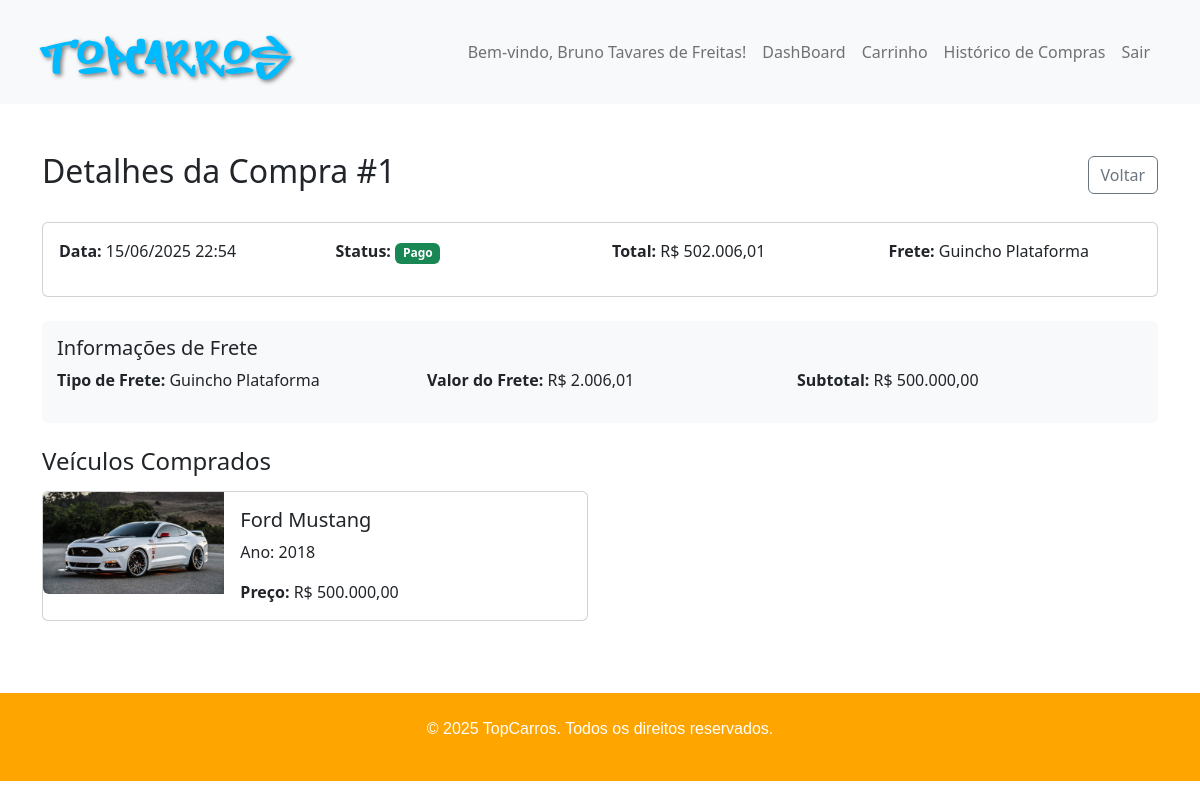
/detalhes_compra.php?id=1 (signed in), run on the app's committed database.
### tables this page shows
CREATE TABLE `compras` (
  `id` INT(11) NOT NULL AUTO_INCREMENT,
  `usuario_id` INT(11) NOT NULL,
  `data_compra` DATETIME DEFAULT CURRENT_TIMESTAMP,
  `valor_total` DECIMAL(10,2) NOT NULL,
  `status` ENUM('pendente','pago','cancelado','carrinho') DEFAULT 'carrinho',
  `tipo_frete` VARCHAR(50) DEFAULT NULL,
  `valor_frete` DECIMAL(10,2) DEFAULT 0.00,
  `prazo_frete` VARCHAR(50) DEFAULT NULL,
  PRIMARY KEY (`id`),
  CONSTRAINT `compras_ibfk_1` FOREIGN KEY (`usuario_id`) REFERENCES `usuarios` (`id`)
);

CREATE TABLE `compra_itens` (
  `id` INT(11) NOT NULL AUTO_INCREMENT,
  `compra_id` INT(11) NOT NULL,
  `veiculo_id` INT(11) NOT NULL,
  `preco_unitario` DECIMAL(10,2) NOT NULL,
  `quantidade` INT(11) NOT NULL DEFAULT 1,
  PRIMARY KEY (`id`),
  CONSTRAINT `compra_itens_ibfk_1` FOREIGN KEY (`compra_id`) REFERENCES `compras` (`id`),
  CONSTRAINT `compra_itens_ibfk_2` FOREIGN KEY (`veiculo_id`) REFERENCES `veiculos` (`id`)
);

CREATE TABLE `veiculos` (
  `id` INT(11) NOT NULL AUTO_INCREMENT,
  `marca_id` INT(11),
  `modelo` VARCHAR(100),
  `ano` INT(11),
  `preco` DECIMAL(10,2),
  `imagem` VARCHAR(255),
  PRIMARY KEY (`id`),
  KEY (`marca_id`),
  CONSTRAINT `veiculos_ibfk_1` FOREIGN KEY (`marca_id`) REFERENCES `marcas` (`id`)
);

CREATE TABLE `marcas` (
  `id` INT(11) NOT NULL AUTO_INCREMENT,
  `nome` VARCHAR(100) NOT NULL UNIQUE,
  PRIMARY KEY (`id`)
);

### detalhes_compra.php (the view, shortened to what this page needs)
<?php
require_once 'config.php';
$compra_id = $_GET['id'];
$usuario_id = $_SESSION['usuario_id'];
$sql_compra = "SELECT c.id, c.data_compra, c.valor_total, c.status, c.tipo_frete, c.valor_frete
               FROM compras c
               WHERE c.id = ? AND c.usuario_id = ?";
$stmt = $conn->prepare($sql_compra);
$stmt->bind_param("ii", $compra_id, $usuario_id);
$stmt->execute();
$result_compra = $stmt->get_result();
$compra = $result_compra->fetch_assoc();
$sql_itens = "SELECT v.id, m.nome AS marca, v.modelo, v.ano, ci.preco_unitario, v.imagem
              FROM compra_itens ci
              JOIN veiculos v ON ci.veiculo_id = v.id
              JOIN marcas m ON v.marca_id = m.id
              WHERE ci.compra_id = ?";
$stmt = $conn->prepare($sql_itens);
$stmt->bind_param("i", $compra_id);
$stmt->execute();
$result_itens = $stmt->get_result();
$itens = $result_itens->fetch_all(MYSQLI_ASSOC);
$valor_total_com_frete = $compra['valor_total'] + $compra['valor_frete'];
$tipos_frete = [
    'Retirada na Loja' => 'Retirada na Loja',
    'Transporte Especializado' => 'Transporte Especializado',
    'Guincho Plataforma' => 'Guincho Plataforma'
];
function formatarValorFrete($tipo_frete, $valor_frete) {
    return 'R$ ' . number_format($valor_frete, 2, ',', '.');
}
?>
<!DOCTYPE html>
<html lang="pt-br">
<head>
    <link href="https://cdn.jsdelivr.net/npm/bootstrap@5.2.3/dist/css/bootstrap.min.css" rel="stylesheet">
    <link rel="stylesheet" href="css/index.css">
</head>
<body>
    <?php include 'navbar.php'; ?>
    <section class="container py-5">
        <div class="d-flex justify-content-between align-items-center mb-4">
            <h2>Detalhes da Compra #<?= $compra['id'] ?></h2>
            <a href="historico_compras.php" class="btn btn-outline-secondary">Voltar</a>
        </div>
        <div class="card mb-4">
            <div class="card-body">
                <div class="row">
                    <div class="col-md-3">
                        <p><strong>Data:</strong> <?= date('d/m/Y H:i', strtotime($compra['data_compra'])) ?></p>
                    </div>
                    <div class="col-md-3">
                        <p><strong>Status:</strong>
                            <span class="badge bg-<?=
                                $compra['status'] == 'pago' ? 'success' :
                                ($compra['status'] == 'pendente' ? 'warning' : 'danger')
                            ?>">
                                <?= ucfirst($compra['status']) ?>
                            </span>
                        </p>
                    </div>
                    <div class="col-md-3">
                        <p><strong>Total:</strong> R$ <?= number_format($valor_total_com_frete, 2, ',', '.') ?></p>
                    </div>
                    <div class="col-md-3">
                        <p>
                            <strong>Frete:</strong>
                            <?= $tipos_frete[$compra['tipo_frete']] ?? $compra['tipo_frete'] ?>
                        </p>
                    </div>
                </div>
            </div>
        </div>
        <div class="frete-info mb-4">
            <h5>Informações de Frete</h5>
            <div class="row">
                <div class="col-md-4">
                    <p>
                        <strong>Tipo de Frete:</strong>
                        <?= $tipos_frete[$compra['tipo_frete']] ?? $compra['tipo_frete'] ?>
                    </p>
                </div>
                <div class="col-md-4">
                    <p><strong>Valor do Frete:</strong>
                        <span class="<?= $compra['tipo_frete'] === 'Retirada na Loja' ? 'valor-frete-gratis' : '' ?>">
                            <?= formatarValorFrete($compra['tipo_frete'], $compra['valor_frete']) ?>
                        </span>
                    </p>
                </div>
                <div class="col-md-4">
                    <p><strong>Subtotal:</strong> R$ <?= number_format($compra['valor_total'], 2, ',', '.') ?></p>
                </div>
            </div>
        </div>
        <h4 class="mb-3">Veículos Comprados</h4>
        <div class="row">
            <?php foreach ($itens as $item): ?>
                <div class="col-md-6 mb-4">
                    <div class="card h-100">
                        <div class="row g-0">
                            <div class="col-md-4">
                                <img src="uploads/<?= htmlspecialchars($item['imagem']) ?>" class="img-fluid rounded-start" alt="<?= htmlspecialchars($item['marca'] . ' ' . $item['modelo']) ?>">
                            </div>
                            <div class="col-md-8">
                                <div class="card-body">
                                    <h5 class="card-title"><?= htmlspecialchars($item['marca'] . ' ' . $item['modelo']) ?></h5>
                                    <p class="card-text">Ano: <?= htmlspecialchars($item['ano']) ?></p>
                                    <p class="card-text"><strong>Preço:</strong> R$ <?= number_format($item['preco_unitario'], 2, ',', '.') ?></p>
                                </div>
                            </div>
                        </div>
                    </div>
                </div>
            <?php endforeach; ?>
        </div>
    </section>
    <?php include 'footer.php'; ?>
</body>
</html>

### navbar.php (shortened to what this page needs)
<nav class="navbar navbar-expand-lg navbar-light bg-light">
    <div class="container">
        <a class="navbar-brand" href="index.php">TopCarros</a>
        <div class="collapse navbar-collapse justify-content-end" id="navbarNav">
            <ul class="navbar-nav">
                <?php if (isset($_SESSION['usuario_nome'])): ?>
                    <li class="nav-item">
                        <span class="nav-link">Bem-vindo, <?= htmlspecialchars($_SESSION['usuario_nome']) ?>!</span>
                    </li>
                <?php endif; ?>
                <li class="nav-item">
                    <a class="nav-link" href="dashboard.php">DashBoard</a>
                </li>
                <li class="nav-item">
                    <a class="nav-link" href="Carrinho.php">Carrinho</a>
                </li>
                <li class="nav-item">
                    <a class="nav-link" href="historico_compras.php">Histórico de Compras</a>
                </li>
                <li class="nav-item">
                    <a class="nav-link" href="logout.php">Sair</a>
                </li>
            </ul>
        </div>
    </div>
</nav>

### footer.php
<footer class="bg-dark text-white text-center py-4">
    <p>&copy; 2025 TopCarros. Todos os direitos reservados.</p>
</footer>

### css/index.css (style rules this page uses)
.bg-dark { font-family: 'Arial'; --bs-bg-opacity: 1; background-color: #FFA500 !important; }
.navbar-brand { font-family: 'DirtyLizard', cursive; font-size: 3.0em; color: #00bbff; text-shadow: 2px 2px 4px rgba(0, 0, 0, 0.5); padding: 0.5rem 0; margin-right: 20px; }

### detalhes_compra.php (style rules this page uses)
.frete-info { background-color: #f8f9fa; border-radius: 5px; padding: 15px; margin-bottom: 20px; }

### data on the page
compras: id "1", data_compra "15/06/2025 22:54", status "Pago", valor_total_com_frete "502.006,01", tipo_frete "Guincho Plataforma", tipo_frete+valor_frete "R$ 2.006,01", valor_total "500.000,00"
compra_itens: veiculo.modelo (picture), marcas.nome "Ford Mustang", veiculo.ano "2018", preco_unitario "500.000,00"

### other printed values
$_SESSION['usuario_nome'] "Bruno Tavares de Freitas"
